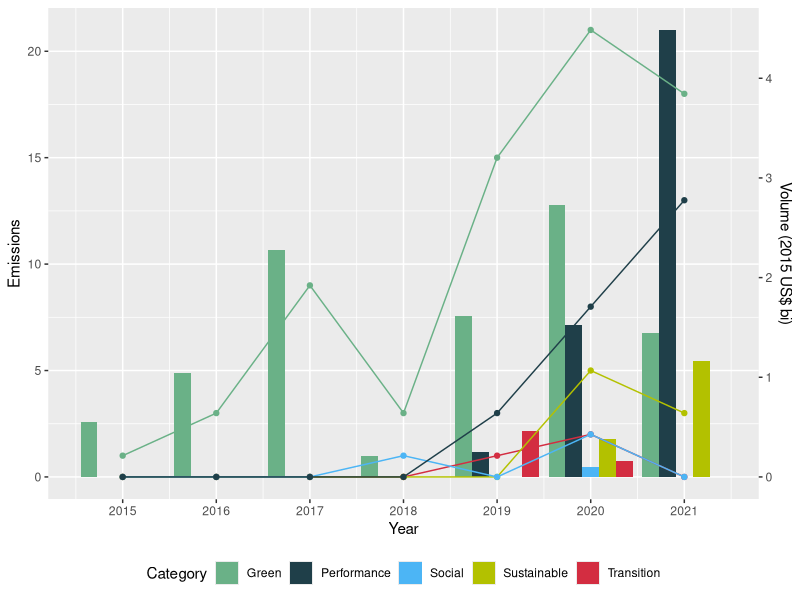
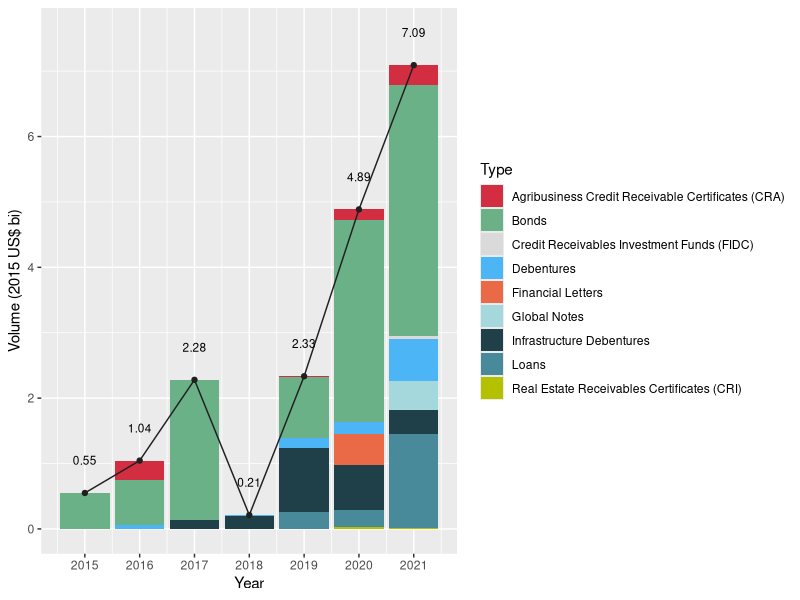
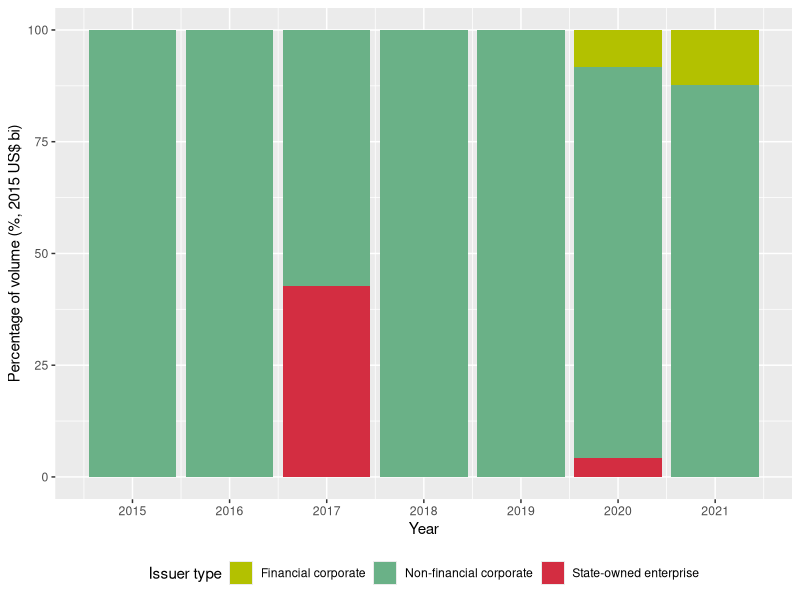
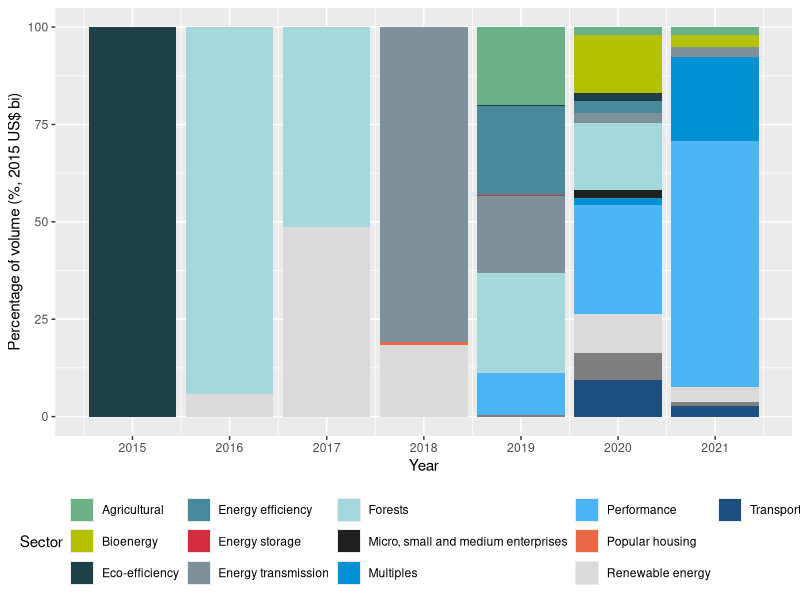
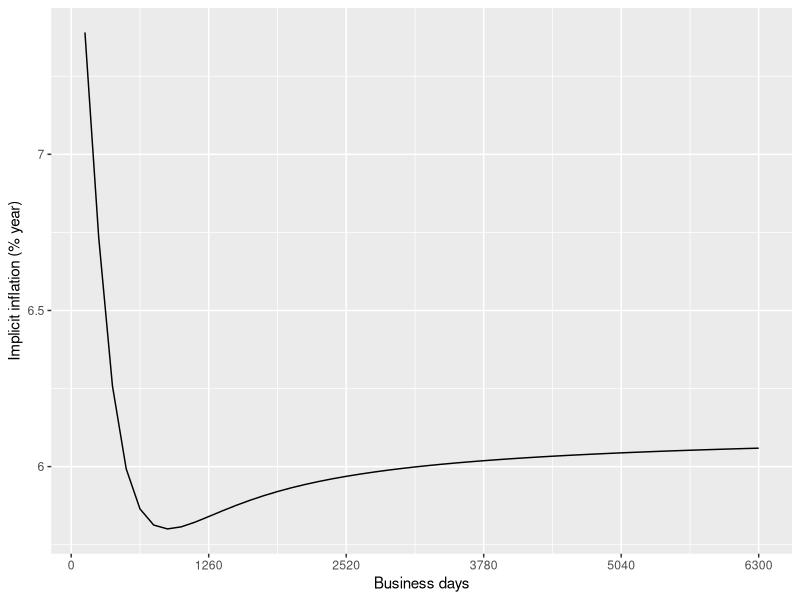
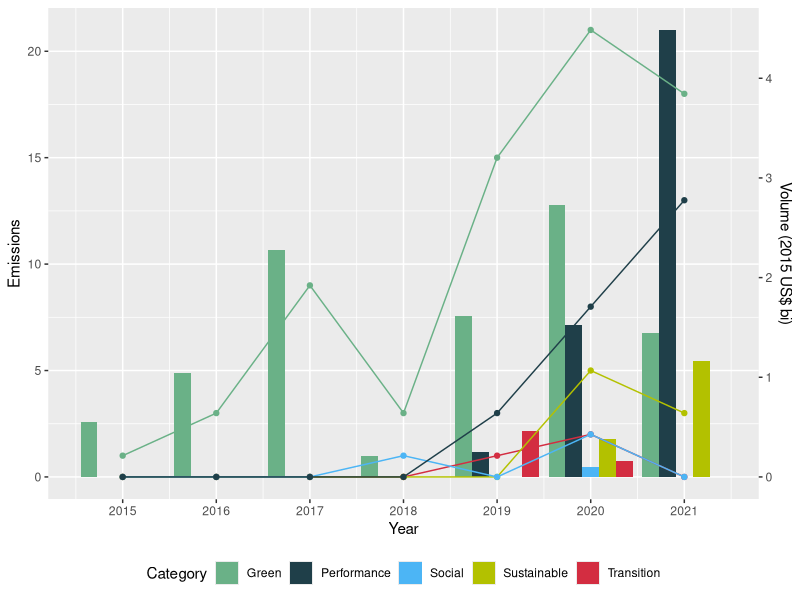
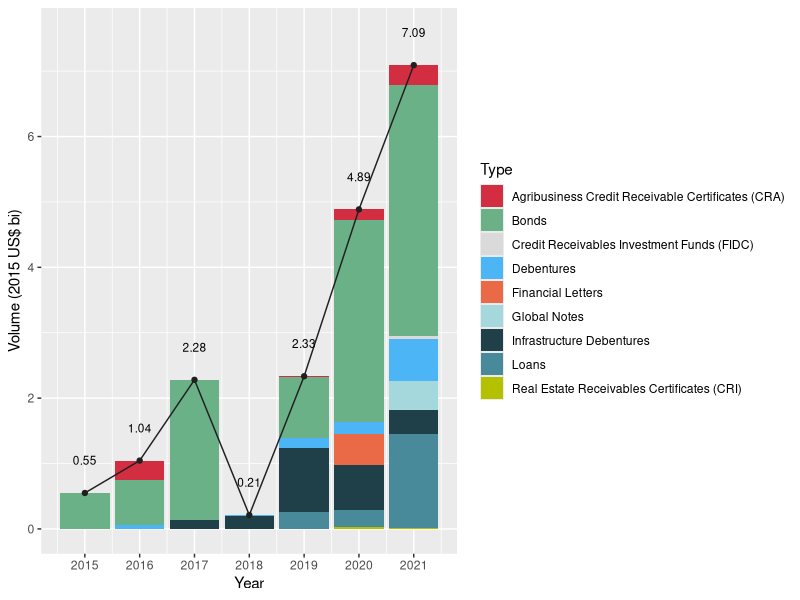
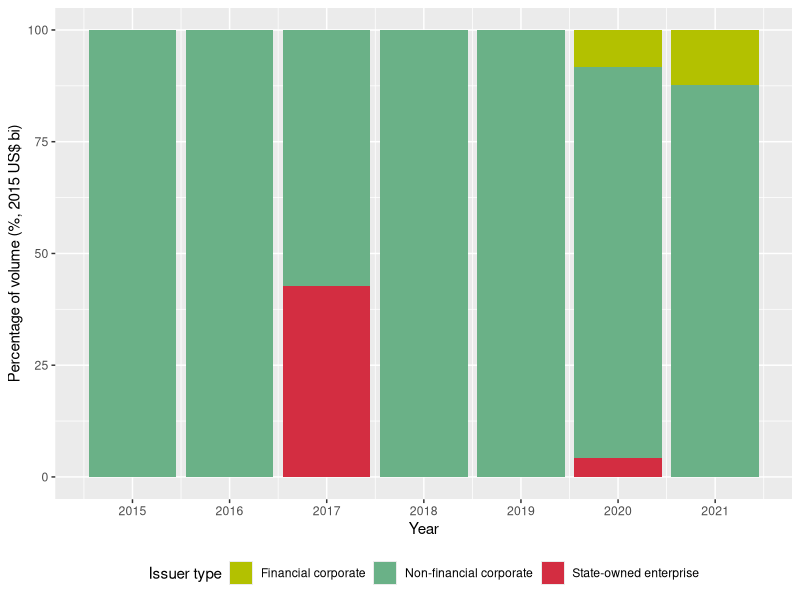

Here is the R script that generated these plots, in order:
library(readxl)
library(tidyverse)

setwd()
green_value <- read_xlsx('Pasta1.xlsx', sheet = 'Planilha3')
green_emissions <- read_xlsx('Pasta1.xlsx', sheet = 'Planilha2')

cores = c("Green" = "#6AB187", "Transition"="#D32D41", "Sustainable"="#B3C100", "Social" = "#4CB5F5", "Performance" = "#1F3F49")

escala <- max(green_emissions$Green) / max(green_value$value_r)

ggplot() + 
  geom_bar(green_value, mapping = aes(fill = category, x=year, y=value_r*escala),position="dodge", stat="identity")+
  geom_line(green_emissions, mapping = aes(x = Year,y=Green), color = "#6AB187")+
  geom_point(green_emissions, mapping = aes(x = Year,y=Green), color = "#6AB187")+
  geom_line(green_emissions, mapping = aes(x = Year,y=Transition), color = "#D32D41")+
  geom_point(green_emissions, mapping = aes(x = Year,y=Transition), color = "#D32D41")+
  geom_line(green_emissions, mapping = aes(x = Year,y=Sustainable), color = "#B3C100")+
  geom_point(green_emissions, mapping = aes(x = Year,y=Sustainable), color = "#B3C100")+
  geom_line(green_emissions, mapping = aes(x = Year,y=Social), color = "#4CB5F5")+
  geom_point(green_emissions, mapping = aes(x = Year,y=Social), color = "#4CB5F5")+
  geom_line(green_emissions, mapping = aes(x = Year,y=Performance), color = "#1F3F49")+
  geom_point(green_emissions, mapping = aes(x = Year,y=Performance), color = "#1F3F49")+
  scale_fill_manual(values=cores)+
  scale_x_continuous('Year', breaks = 2015:2021) +
  scale_y_continuous(name = "Emissions", sec.axis = sec_axis(~./escala, name = "Volume (2015 US$ bi)"))+
  labs(fill = "Category")+
  theme(legend.position = "bottom", legend.direction = "horizontal")

ggsave('figure1.jpeg', width = 10, height = 5, device='jpeg', dpi=300)

green_instru <- read_xlsx('Pasta1.xlsx', sheet = 'Planilha5')
green_instru_total <- read_xlsx('Pasta1.xlsx', sheet = 'Planilha6')

cores = c("Bonds" = "#6AB187", "Agribusiness Credit Receivable Certificates (CRA)"="#D32D41", "Real Estate Receivables Certificates (CRI)"="#B3C100", "Debentures" = "#4CB5F5", "Infrastructure Debentures" = "#1F3F49", "Loans" = "#488A99", "Credit Receivables Investment Funds (FIDC)" = "#DADADA", "Global Notes" = "#A5D8DD", "Financial Letters" = "#EA6A47")
ggplot() +
  geom_bar(green_instru, mapping = aes(fill = as.factor(type), x=year, y=volume_r),position="stack", stat="identity")+
  geom_line(green_instru_total, mapping = aes(x = year,y=total_r), color = "#202020")+
  geom_point(green_instru_total, mapping = aes(x = year,y=total_r), color = "#202020")+
  geom_text(green_instru_total, mapping = aes(x = year,y=total_r), label = round(green_instru_total$total_r, 2), nudge_y = 0.5, size=3)+
  scale_fill_manual(values=cores)+
  scale_x_continuous('Year', breaks = 2015:2021)+
  ylab("Volume (2015 US$ bi)")+
  labs(fill = "Type")
ggsave('figure2.jpeg', width = 10, height = 5, device='jpeg', dpi=300)

green_type <- read_xlsx('Pasta1.xlsx', sheet = 'Planilha7')
cores = c("Non-financial corporate" = "#6AB187", "State-owned enterprise"="#D32D41", "Financial corporate"="#B3C100")
ggplot() +
  geom_bar(green_type, mapping = aes(fill = as.factor(type), x=year, y=volume_r),position="fill", stat="identity")+
  scale_fill_manual(values=cores)+
  scale_y_continuous(name = "Percentage of volume (%, 2015 US$ bi)", labels = function(x) x * 100)+
  scale_x_continuous('Year', breaks = 2015:2021)+
  labs(fill = "Issuer type")+
  theme(legend.position = "bottom", legend.direction = "horizontal")
ggsave('figure3.jpeg', width = 7, height = 5, device='jpeg', dpi=300)

green_sector <- read_xlsx('Pasta1.xlsx', sheet = 'Planilha8')
cores = c("Agricultural" = "#6AB187", "Energy storage"="#D32D41", "Bioenergy"="#B3C100", "Performance" = "#4CB5F5", "Eco-efficiency" = "#1F3F49", "Energy efficiency" = "#488A99", "Renewable energy" = "#DADADA", "Forests" = "#A5D8DD", "Popular housing" = "#EA6A47", "Micro, small and medium enterprises" = "#202020", "Multiples" = "#0091D5", "Energy transmission" = "#7E909A", "Transportation"="#1C4E80")
ggplot() +
  geom_bar(green_sector, mapping = aes(fill = as.factor(type), x=year, y=volume_r),position="fill", stat="identity")+
  scale_fill_manual(values=cores)+
  scale_y_continuous(name = "Percentage of volume (%, 2015 US$ bi)", labels = function(x) x * 100)+
  scale_x_continuous('Year', breaks = 2015:2021)+
  labs(fill = "Sector")+
  theme(legend.position = "bottom", legend.direction = "horizontal")

ggsave('figure4.jpeg', width = 9, height = 5, device='jpeg', dpi=300)

beta1_pre = 0.124439535
beta2_pre = 5.55E-03
beta3_pre = 8.64E-02
beta4_pre = -7.55E-02
lambda1_pre = 2.31761567
lambda2_pre = 1.039329636

beta1_ipca = 5.96E-02
beta2_ipca = -8.89E-03
beta3_ipca = 5.80E-02
beta4_ipca = -4.68E-02
lambda1_ipca = 1.791292504
lambda2_ipca = 1.076407382

resultados <- vector(mode = "numeric")

for(dias in seq(0.5,25,0.5)){
  
  fator1_pre = (1-exp(-lambda1_pre*dias))/(lambda1_pre*dias)
  fator2_pre = fator1_pre-exp(-lambda1_pre*dias)
  fator3_pre = (1-exp(-lambda2_pre*dias))/(lambda2_pre*dias)-exp(-lambda2_pre*dias)
  
  fator1_ipca = (1-exp(-lambda1_ipca*dias))/(lambda1_ipca*dias)
  fator2_ipca = fator1_ipca-exp(-lambda1_ipca*dias)
  fator3_ipca = (1-exp(-lambda2_ipca*dias))/(lambda2_ipca*dias)-exp(-lambda2_ipca*dias)
  
  r = beta1_pre + beta2_pre*fator1_pre + beta3_pre*fator2_pre+beta4_pre*fator3_pre
  p = beta1_ipca + beta2_ipca*fator1_ipca + beta3_ipca*fator2_ipca+beta4_ipca*fator3_ipca
  inflacao = ((1+r)/(1+p))-1
  print(inflacao)
  
  resultados <- append(resultados, inflacao)
}

x <- seq(from=0.5, to=25, by =0.5)

df_inflacao <- data.frame(cbind(x, resultados))

p1 <- ggplot(df_inflacao, aes(x = x, y = resultados)) +
  geom_line() +
  scale_x_continuous(labels = function(x)x*(252)) +
  scale_y_continuous(labels = function(x)x*100)+
  labs(
    x = "Business days",
    y = "Implicit inflation (% year)"
  )

p1

ggsave("figure5.jpeg", p1, width = 4, height = 3, device='jpeg', dpi=300)
